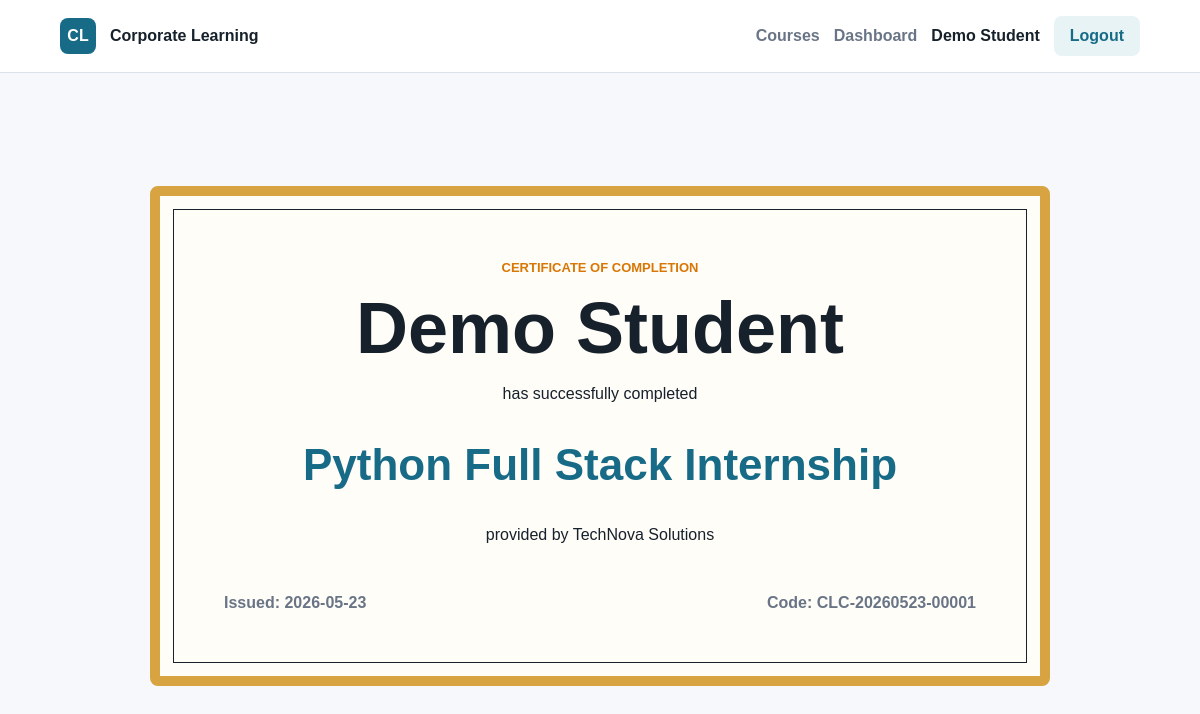
The page /certificates/CLC-20260523-00001 (signed in) on the database its author committed.
### tables this page shows
CREATE TABLE users (
            id INTEGER PRIMARY KEY AUTOINCREMENT,
            name TEXT NOT NULL,
            email TEXT NOT NULL UNIQUE,
            password_hash TEXT NOT NULL,
            role TEXT NOT NULL CHECK(role IN ('admin', 'student')),
            created_at TEXT NOT NULL
        );

CREATE TABLE courses (
            id INTEGER PRIMARY KEY AUTOINCREMENT,
            title TEXT NOT NULL,
            company TEXT NOT NULL,
            category TEXT NOT NULL,
            duration TEXT NOT NULL,
            description TEXT NOT NULL,
            status TEXT NOT NULL DEFAULT 'active',
            created_at TEXT NOT NULL
        );

CREATE TABLE certificates (
            id INTEGER PRIMARY KEY AUTOINCREMENT,
            enrollment_id INTEGER NOT NULL UNIQUE,
            certificate_code TEXT NOT NULL UNIQUE,
            issued_at TEXT NOT NULL,
            FOREIGN KEY(enrollment_id) REFERENCES enrollments(id) ON DELETE CASCADE
        );

### app.py (the view)
    @app.route("/certificates/<code>")
    def certificate(code):
        cert = query_one(
            """
            SELECT cert.*, u.name, c.title, c.company, e.completed_at
            FROM certificates cert
            JOIN enrollments e ON e.id = cert.enrollment_id
            JOIN users u ON u.id = e.user_id
            JOIN courses c ON c.id = e.course_id
            WHERE cert.certificate_code = ?
            """,
            (code,),
        )
        if not cert:
            abort(404)
        return render_template("certificate.html", cert=cert)

### app.py (called while the page is built)
def create_app():
    app = Flask(__name__, instance_relative_config=True)
    app.config["SECRET_KEY"] = os.environ.get("SECRET_KEY", "dev-secret-change-me")
    app.config["DATABASE"] = os.path.join(app.instance_path, "portal.db")
    os.makedirs(app.instance_path, exist_ok=True)
    @app.before_request
    def load_current_user():
        g.user = None
        user_id = session.get("user_id")
        if user_id:
            g.user = query_one("SELECT * FROM users WHERE id = ?", (user_id,))
    @app.teardown_appcontext
    def close_db(error=None):
        db = g.pop("db", None)
        if db is not None:
            db.close()
    register_routes(app)
    with app.app_context():
        init_db()
        seed_db()
    return app

def get_db():
    if "db" not in g:
        g.db = sqlite3.connect(current_app_database())
        g.db.row_factory = sqlite3.Row
    return g.db

def current_app_database():
    from flask import current_app
    return current_app.config["DATABASE"]

def query_one(sql, params=()):
    return get_db().execute(sql, params).fetchone()

### templates/certificate.html (shortened to what this page needs)
{% extends "base.html" %}
{% block content %}
<section class="certificate-page">
    <div class="certificate">
        <p class="eyebrow">Certificate of Completion</p>
        <h1>{{ cert.name }}</h1>
        <p>has successfully completed</p>
        <h2>{{ cert.title }}</h2>
        <p>provided by {{ cert.company }}</p>
        <div class="certificate-footer">
            <span>Issued: {{ cert.issued_at[:10] }}</span>
            <span>Code: {{ cert.certificate_code }}</span>
        </div>
    </div>
</section>
{% endblock %}

### templates/base.html (shortened to what this page needs)
<!doctype html>
<html lang="en">
<head>
    <link rel="stylesheet" href="{{ url_for('static', filename='css/styles.css') }}">
</head>
<body>
    <header class="topbar">
        <a class="brand" href="{{ url_for('index') }}">
            <span class="brand-mark">CL</span>
            <span>Corporate Learning</span>
        </a>
        <nav>
            <a href="{{ url_for('courses') }}">Courses</a>
            {% if g.user %}
                {% if g.user.role == 'admin' %}
                    <a href="{{ url_for('admin_dashboard') }}">Admin</a>
                    <a href="{{ url_for('admin_courses') }}">Manage Courses</a>
                    <a href="{{ url_for('admin_submissions') }}">Submissions</a>
                {% else %}
                    <a href="{{ url_for('student_dashboard') }}">Dashboard</a>
                {% endif %}
                <span class="nav-user">{{ g.user.name }}</span>
                <a class="button ghost" href="{{ url_for('logout') }}">Logout</a>
            {% else %}
                <a href="{{ url_for('login') }}">Login</a>
                <a class="button" href="{{ url_for('register') }}">Register</a>
            {% endif %}
        </nav>
    </header>
    <main>
        {% block content %}{% endblock %}
    </main>
</body>
</html>

### static/css/styles.css (style rules this page uses)
:root { --ink: #17212b; --muted: #697586; --line: #dbe2ea; --bg: #f6f8fb; --panel: #ffffff; --primary: #176b87; --primary-dark: #0f4f63; --accent: #d97706; --danger: #b42318; --success: #157f3b; }
* { box-sizing: border-box; }
body { margin: 0; font-family: Arial, Helvetica, sans-serif; color: var(--ink); background: var(--bg); }
a { color: inherit; }
.topbar { position: sticky; top: 0; z-index: 10; display: flex; align-items: center; justify-content: space-between; gap: 24px; padding: 16px 5vw; background: rgba(255, 255, 255, 0.94); border-bottom: 1px solid var(--line); backdrop-filter: blur(12px); }
.brand, nav { display: flex; align-items: center; gap: 14px; }
.brand { text-decoration: none; font-weight: 800; }
.brand-mark { display: grid; place-items: center; width: 36px; height: 36px; border-radius: 8px; color: #fff; background: var(--primary); }
nav { flex-wrap: wrap; justify-content: flex-end; }
nav a { text-decoration: none; color: var(--muted); font-weight: 700; }
.nav-user { color: var(--ink); font-weight: 700; }
.button { display: inline-flex; align-items: center; justify-content: center; min-height: 40px; padding: 10px 16px; border: 0; border-radius: 8px; color: #fff; background: var(--primary); font-weight: 800; text-decoration: none; cursor: pointer; }
.button.ghost { color: var(--primary); background: #e8f3f6; }
.eyebrow { margin: 0 0 10px; color: var(--accent); font-size: 13px; font-weight: 900; letter-spacing: 0; text-transform: uppercase; }
.certificate-page { display: grid; place-items: center; min-height: calc(100vh - 74px); padding: 40px; }
.certificate { width: min(900px, 100%); padding: 64px; border: 10px solid #d7a441; outline: 1px solid var(--ink); outline-offset: -24px; border-radius: 8px; text-align: center; background: #fffdf8; }
.certificate h1 { margin: 12px 0; font-size: clamp(38px, 8vw, 72px); }
.certificate h2 { color: var(--primary); font-size: clamp(26px, 5vw, 44px); }
.certificate-footer { display: flex; justify-content: space-between; gap: 20px; margin-top: 50px; color: var(--muted); font-weight: 800; }

### rows shown on the page
users: user.name "Demo Student", name "Demo Student"
courses: title "Python Full Stack Internship", company "TechNova Solutions"
certificates: issued_at "2026-05-23", certificate_code "CLC-20260523-00001"
